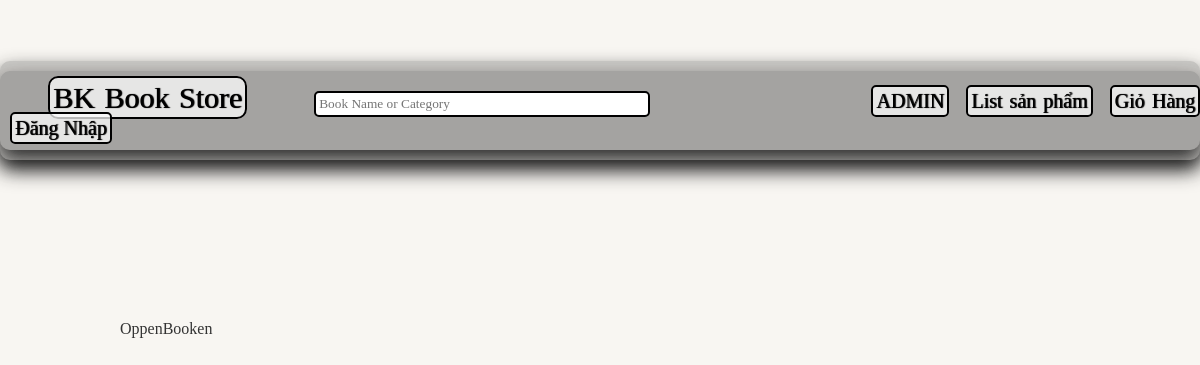
Before: / with the older database file.
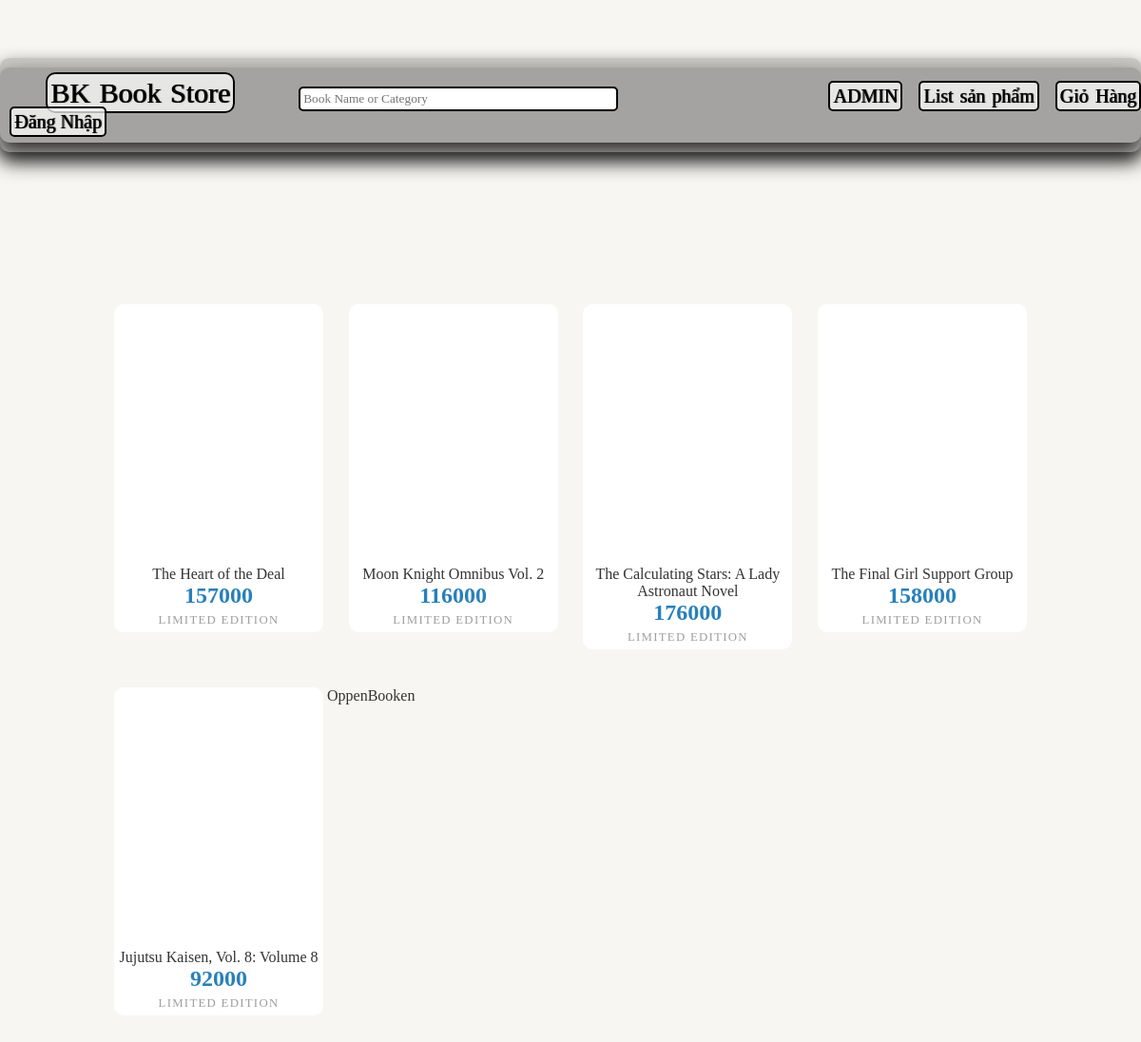
After: the same page with the newer database file.
### tables this page shows
CREATE TABLE Book(
book_id  int AUTO_INCREMENT, primary key(book_id) ,  
book_name varchar(255),
price int,
publication_date date,
quantity int,
publisher_name varchar(255),
author_name varchar(255),
image varchar(255),
category varchar(255),
description varchar(2000),
check (quantity>0)  
);

### index.php (the view, shortened to what this page needs)
<!DOCTYPE html>
<!DOCTYPE html>
<html lang="en">
<head>
    <link rel="stylesheet" href="css/ordercss.css">
    <link rel="stylesheet" href="css/home_index.css">
</head>
<body>
<?php
include "connect_db/connect_db.php";
$user= (isset($_SESSION['user'])) ? $_SESSION['user']: [];
?>
<div class="menu cha" id="menu" style="margin-top:61px">
    <div class="menu cha" id="menu">
        <div class="page_name box_shadow"><a href="./home.html">BK Book Store</a></div>
        <form action=".#" id="search">
            <input type="search" name="s" id="search_text" placeholder="Book Name or Category">
        </form>
        <div class="chuc_nang box_shadow"><a href="./admin.php">ADMIN</a></div>
        <div class="chuc_nang box_shadow"><a href="order.php">List sản phẩm</a></div>
        <div class="chuc_nang box_shadow"><a href="./">Giỏ Hàng</a></div>
        <?php
        if(isset($user['tk'])){
            ?>
            <div class="chuc_nang box_shadow"><a href="logout.php">Đăng Xuất</a></div>
        <?php } else {?>
            <div class="chuc_nang box_shadow"><a href="login.php">Đăng Nhập</a></div>
        <?php }?>
    </div>
</div>
            <div class="container">
               <?php $result=mysqli_query($conn,"SELECT * FROM Book" );
                ?>
                <?php while ($row=mysqli_fetch_array($result)){?>
                    <div class="bookContainer" id="book01">
                        <div class="bookImage" id="img01">&nbsp;</div>
                       <?php echo $row['book_name']?><br/>
                        <a><?php echo $row['price']?><br/></a>
                        <p class="bookEdition">Limited Edition</p>
                    </div>
                <?php } ?>
                OppenBooken
            </div>
</body>

Changed rows visible on the page:
added book: book_name "The Heart of the Deal", price "157000"
added book: book_name "Moon Knight Omnibus Vol. 2", price "116000"
added book: book_name "The Calculating Stars: A Lady Astronaut Novel", price "176000"
added book: book_name "The Final Girl Support Group", price "158000"
added book: book_name "Jujutsu Kaisen, Vol. 8: Volume 8", price "92000"
